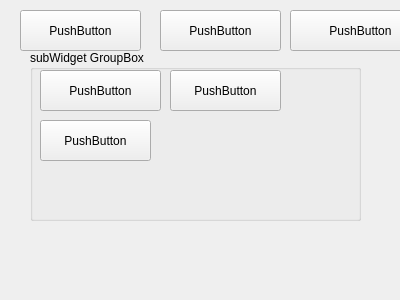
<?xml version="1.0" encoding="UTF-8"?>
<ui version="4.0">
 <class>subWidget</class>
 <widget class="QWidget" name="subWidget">
  <property name="geometry">
   <rect>
    <x>0</x>
    <y>0</y>
    <width>400</width>
    <height>300</height>
   </rect>
  </property>
  <property name="windowTitle">
   <string>Form</string>
  </property>
  <widget class="QPushButton" name="pushButton">
   <property name="geometry">
    <rect>
     <x>20</x>
     <y>10</y>
     <width>121</width>
     <height>41</height>
    </rect>
   </property>
   <property name="text">
    <string>PushButton</string>
   </property>
  </widget>
  <widget class="QPushButton" name="pushButton_2">
   <property name="geometry">
    <rect>
     <x>160</x>
     <y>10</y>
     <width>121</width>
     <height>41</height>
    </rect>
   </property>
   <property name="text">
    <string>PushButton</string>
   </property>
  </widget>
  <widget class="QPushButton" name="pushButton_3">
   <property name="geometry">
    <rect>
     <x>290</x>
     <y>10</y>
     <width>141</width>
     <height>41</height>
    </rect>
   </property>
   <property name="text">
    <string>PushButton</string>
   </property>
  </widget>
  <widget class="QGroupBox" name="groupBox">
   <property name="geometry">
    <rect>
     <x>30</x>
     <y>50</y>
     <width>331</width>
     <height>171</height>
    </rect>
   </property>
   <property name="title">
    <string>subWidget GroupBox</string>
   </property>
   <widget class="QPushButton" name="pushButton_4">
    <property name="geometry">
     <rect>
      <x>10</x>
      <y>20</y>
      <width>121</width>
      <height>41</height>
     </rect>
    </property>
    <property name="text">
     <string>PushButton</string>
    </property>
   </widget>
   <widget class="QPushButton" name="pushButton_5">
    <property name="geometry">
     <rect>
      <x>10</x>
      <y>70</y>
      <width>111</width>
      <height>41</height>
     </rect>
    </property>
    <property name="text">
     <string>PushButton</string>
    </property>
   </widget>
   <widget class="QPushButton" name="pushButton_6">
    <property name="geometry">
     <rect>
      <x>140</x>
      <y>20</y>
      <width>111</width>
      <height>41</height>
     </rect>
    </property>
    <property name="text">
     <string>PushButton</string>
    </property>
   </widget>
  </widget>
 </widget>
 <resources/>
 <connections/>
</ui>
